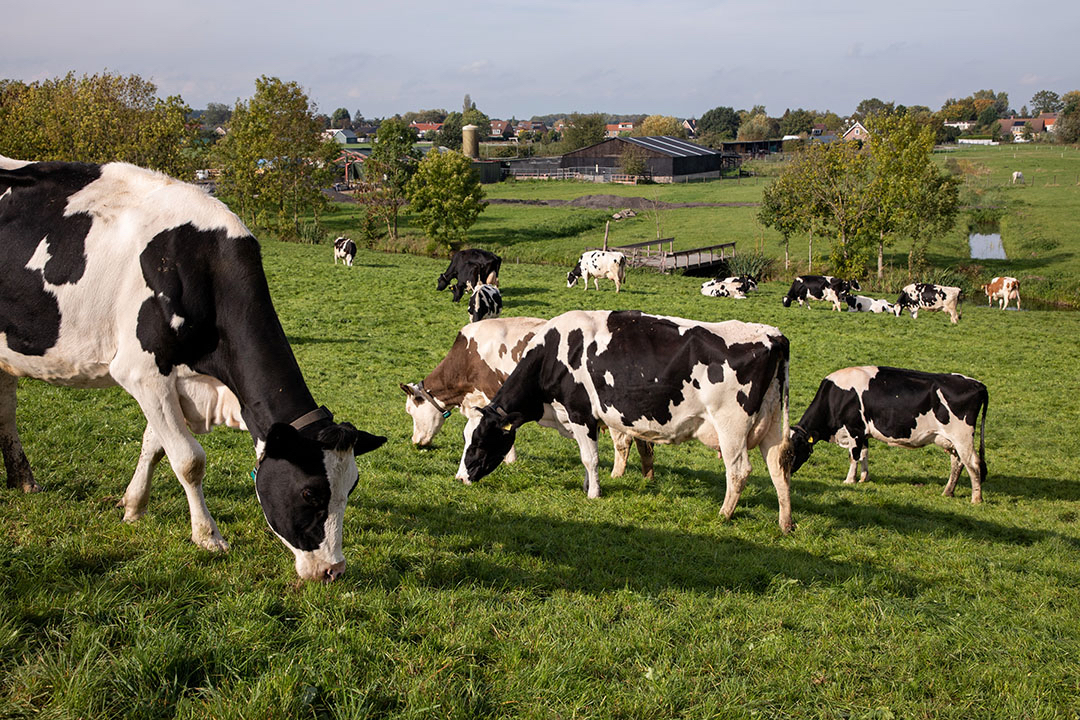
#> input picture images/cow2.jpg, 1080 x 720 px
$ python makeDiffImg.py
#> lines starting #> are read from the running program, lines starting #| are printed output that depends on the picture
import cv2
import numpy as np

def makeImage():
    img = cv2.imread("images/cow2.jpg")
#> img is the input picture: shape (720, 1080, 3); mean B, G, R 75.7, 110.8, 110.3
    cat = cv2.imread("images/cat.png", cv2.IMREAD_UNCHANGED)
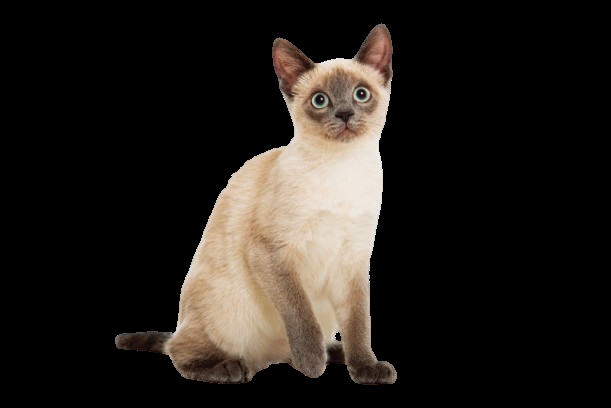
#> input picture images/cat.png, 611 x 408 px
#> cat is the input picture: shape (408, 611, 4); mean B, G, R, A 27.9, 32.4, 37.1, 52.2
    dog = cv2.imread("images/dog.png", cv2.IMREAD_UNCHANGED)
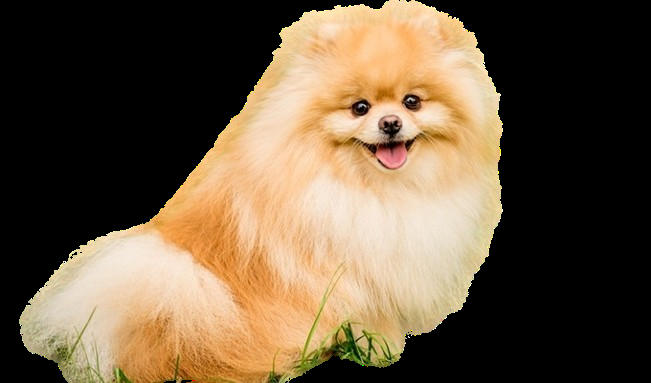
#> input picture images/dog.png, 651 x 383 px
#> dog is the input picture: shape (383, 651, 4); mean B, G, R, A 66.2, 89.1, 107.5, 112.5
    eagle = cv2.imread("images/eagle.png", cv2.IMREAD_UNCHANGED)
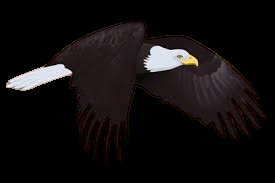
#> input picture images/eagle.png, 275 x 183 px
#> eagle is the input picture: shape (183, 275, 4); mean B, G, R, A 15, 14.7, 18, 75.7

    # 선택한 이미지 크기 조절
    img = cv2.resize(img, dsize=(600, 360))
#> img: shape (360, 600, 3)
    cat = cv2.resize(cat, dsize=(115, 77))
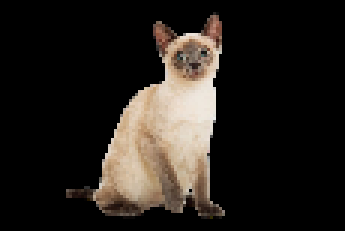
#> cat: shape (77, 115, 4) (shown 3 times larger); mean B, G, R, A 27.9, 32.4, 37.1, 52.2
    dog = cv2.resize(dog, dsize=(104, 61))
#> dog: shape (61, 104, 4)
    eagle = cv2.resize(eagle, dsize=(85, 57))
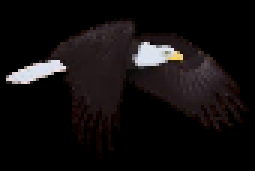
#> eagle: shape (57, 85, 4) (shown 3 times larger); mean B, G, R, A 15, 14.6, 17.9, 75.7

    insert_images = [cat, dog, eagle]

    inserted = []

    for insert_image in insert_images:
        h, w = insert_image.shape[:2]
        x, y = (0, 0)
        x = np.random.randint(0, img.shape[1] - w)
        y = np.random.randint(0, img.shape[0] - h)
        if len(inserted)==0:
          value = False
        else:
          value = True
        while value:
            x = np.random.randint(0, img.shape[1] - w)
            y = np.random.randint(0, img.shape[0] - h)
            for i in inserted:
                x1, y1 , x2, y2= i
                if x1<=x<=x2 or y1<=y<=y2:
                    value = True
                    break
                else:
                    value = False

        inserted.append((x, y, x+w, y+h))
        alpha_channel = insert_image[:, :, 3]
        insert_bgr = insert_image[:, :, :3]
        mask = alpha_channel[:, :, np.newaxis] / 255.0

        insert_bgr_resized = insert_bgr * mask
        background_roi = img[y:y + insert_image.shape[0], x:x + insert_image.shape[1]]
        background_roi_resized = background_roi * (1 - mask)

        img[y:y + insert_image.shape[0], x:x + insert_image.shape[1]] = insert_bgr_resized + background_roi_resized
#> this loop made 3 passes
#> (h, w) on passes 1 to 3: (77, 115), (61, 104), (57, 85)
#> pass 1, in makeImage, `alpha_channel = insert_image[:, :, 3]`:
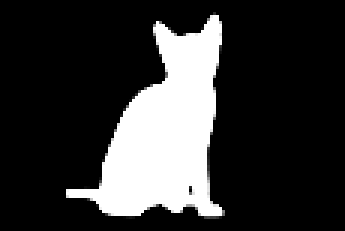
#> alpha_channel: shape (77, 115) (shown 3 times larger); min 0, max 255, mean 52.2
#> after the loop:
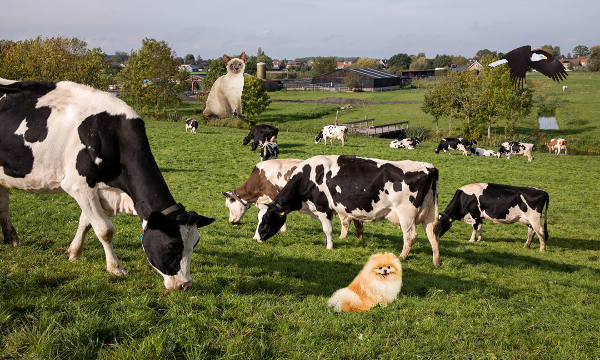
#> img: shape (360, 600, 3); mean B, G, R 77.7, 112.4, 112.7
#> after the loop, inserted = [(172, 47, 287, 124), (323, 251, 427, 312), (486, 39, 571, 96)]

    # 결과 이미지 표시
    cv2.imshow("result", img)
    cv2.imwrite("images/result_makeDiffImg.jpg", img)
    cv2.waitKey(0)
    cv2.destroyAllWindows()

makeImage()
